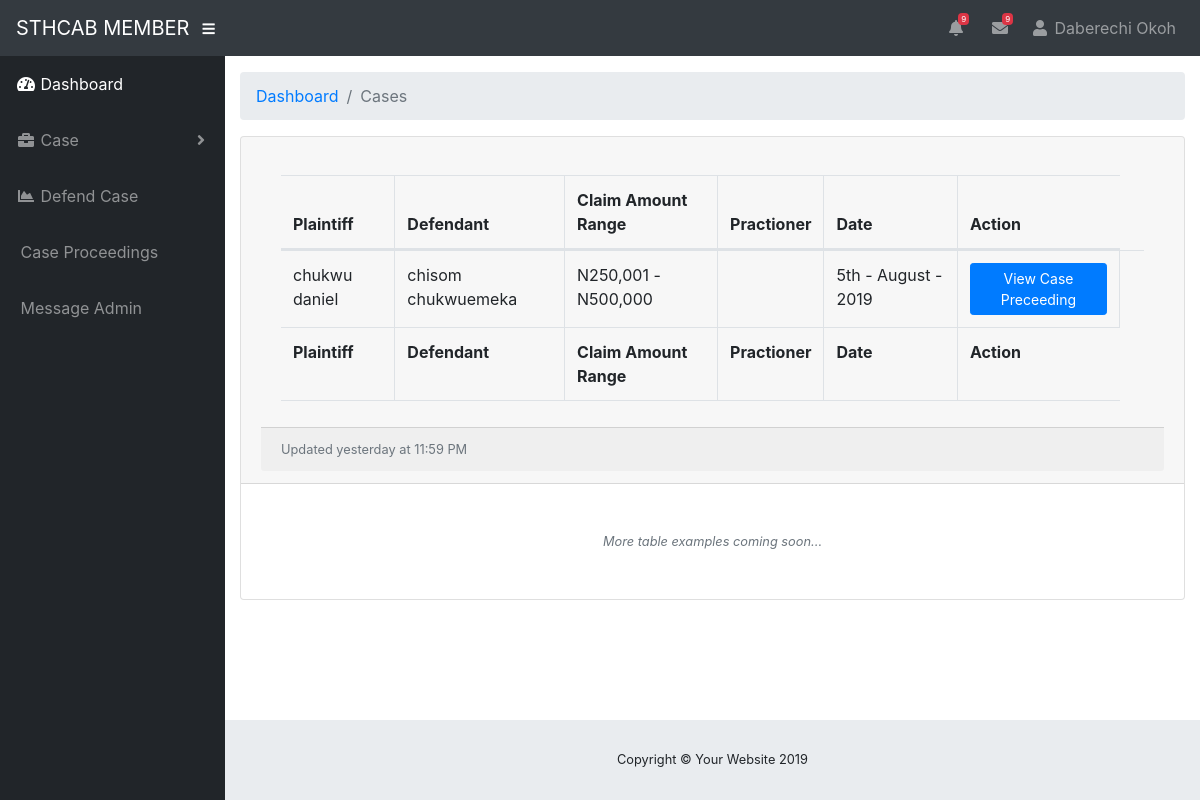
/member/case_proceeding.php (signed in), run on the app's committed database.
### tables this page shows
CREATE TABLE `file_case` (
  `file_case_id` varchar(25) NOT NULL,
  `name_of_division` varchar(100) NOT NULL,
  `name_of_plaintiff` varchar(200) NOT NULL,
  `add_of_plaintiff` text NOT NULL,
  `name_of_defendants` varchar(100) NOT NULL,
  `add_of_defendants` text NOT NULL,
  `cat_of_defendants` varchar(18) NOT NULL,
  `claims_document` varchar(500) NOT NULL,
  `claims_amount` varchar(30) NOT NULL,
  `defendant_claim` varchar(500) NOT NULL,
  `name_of_practitioner` varchar(100) NOT NULL,
  `member_id` varchar(20) NOT NULL,
  `date_of_file_case` timestamp NOT NULL DEFAULT CURRENT_TIMESTAMP ON UPDATE CURRENT_TIMESTAMP
);

### contoller/select.php (called while the page is built, shortened)
<?php
include_once 'db.php';
class select extends dbconnect
{
	public function List_Comfirmed_Cases_For_User($member_id)
	{
		$status = "completed";
	$query = "SELECT file_case.file_case_id,file_case.name_of_division, file_case.name_of_plaintiff, file_case.add_of_plaintiff, file_case.name_of_defendants, file_case.claims_amount, file_case.add_of_defendants, file_case.defendant_claim, file_case.name_of_practitioner, file_case.date_of_file_case FROM file_case INNER JOIN defendants ON file_case.file_case_id = defendants.case_defending_id WHERE defendants.case_defending_status = '$status' AND file_case.member_id = '$member_id'";
            $sql = $this->conn->prepare($query);
            $sql->execute();
            $res = $sql->fetchAll(PDO::FETCH_ASSOC);
            return $res;
	}
}
?>

### contoller/db.php (called while the page is built, shortened)
<?php
	class dbconnect
	{
		function __construct()
		{
					$this->conn = new PDO("mysql:host=localhost;dbname=sthcab",'root','');
		}
	}
?>

### member/case_proceeding.php (the view, shortened to what this page needs)
<?php
include_once '../contoller/select.php';
    $select = new select();
     if (isset($_SESSION['member']['organization_id'])) {
          $member_id = $_SESSION['member']['organization_id'];
    }elseif (isset($_SESSION['member']['individual_id'])){
          $member_id = $_SESSION['member']['individual_id'];
    }
    $List_Comfirmed_Cases_For_User = $select->List_Comfirmed_Cases_For_User($member_id);
?>
<!DOCTYPE html>
<html lang="en">
<head>
  <link href="vendor/fontawesome-free/css/all.min.css" rel="stylesheet" type="text/css">
  <link href="vendor/datatables/dataTables.bootstrap4.css" rel="stylesheet">
  <link href="css/sb-admin.css" rel="stylesheet">
</head>
<body id="page-top">
  <?php
        include_once 'include/navbar.php';
  ?>
  <div id="wrapper">
    <?php
        include_once 'include/sidebar.php';
    ?>
    <div id="content-wrapper">
      <div class="container-fluid">
        <ol class="breadcrumb">
          <li class="breadcrumb-item">
            <a href="#">Dashboard</a>
          </li>
          <li class="breadcrumb-item active">Cases</li>
        </ol>
        <div class="card mb-3">
          <div class="card-header">
          <div class="card-body">
            <div class="table-responsive">
              <table class="table table-bordered" id="dataTable" width="100%" cellspacing="0">
                <thead>
                  <tr>
                    <th>Plaintiff</th>
                    <th>Defendant</th>
                    <th>Claim Amount Range</th>
                    <th>Practioner</th>
                    <th>Date</th>
                    <th>Action</th>
                  </tr>
                </thead>
                <tfoot>
                  <tr>
                    <th>Plaintiff</th>
                    <th>Defendant</th>
                    <th>Claim Amount Range</th>
                    <th>Practioner</th>
                    <th>Date</th>
                    <th>Action</th>
                  </tr>
                </tfoot>
                <tbody>
                <?php
                      foreach ($List_Comfirmed_Cases_For_User as $value):
                ?>
                  <tr>
                    <td><?=$value['name_of_plaintiff']?></td>
                    <td><?=$value['name_of_defendants']?></td>
                    <td><?=$value['claims_amount']?></td>
                    <td><?=$value['name_of_practitioner']?></td>
                    <td><?=date("jS".' - '."F".' - '."Y",strtotime($value['date_of_file_case']))?></td>
                    <td>
                      <a href="case_proceeding_view.php?add=<?=$value['file_case_id']?>" type="submit" class="btn btn-primary btn-sm" style="color: white;">View Case Preceeding</a></td>
                       <td>
                 <?php
                      endforeach;
                 ?>
                </tbody>
              </table>
            </div>
          </div>
          <div class="card-footer small text-muted">Updated yesterday at 11:59 PM</div>
        </div>
        <p class="small text-center text-muted my-5">
          <em>More table examples coming soon...</em>
        </p>
      </div>
      <footer class="sticky-footer">
        <div class="container my-auto">
          <div class="copyright text-center my-auto">
            <span>Copyright © Your Website 2019</span>
          </div>
        </div>
      </footer>
    </div>
  </div>
</body>
</html>

### data on the page
file_case: name_of_plaintiff "chukwu daniel", name_of_defendants "chisom chukwuemeka", claims_amount "N250,001 - N500,000", date_of_file_case "5th - August - 2019"

### other printed values
$_SESSION['member']['individual_fullname'] "Daberechi Okoh"
